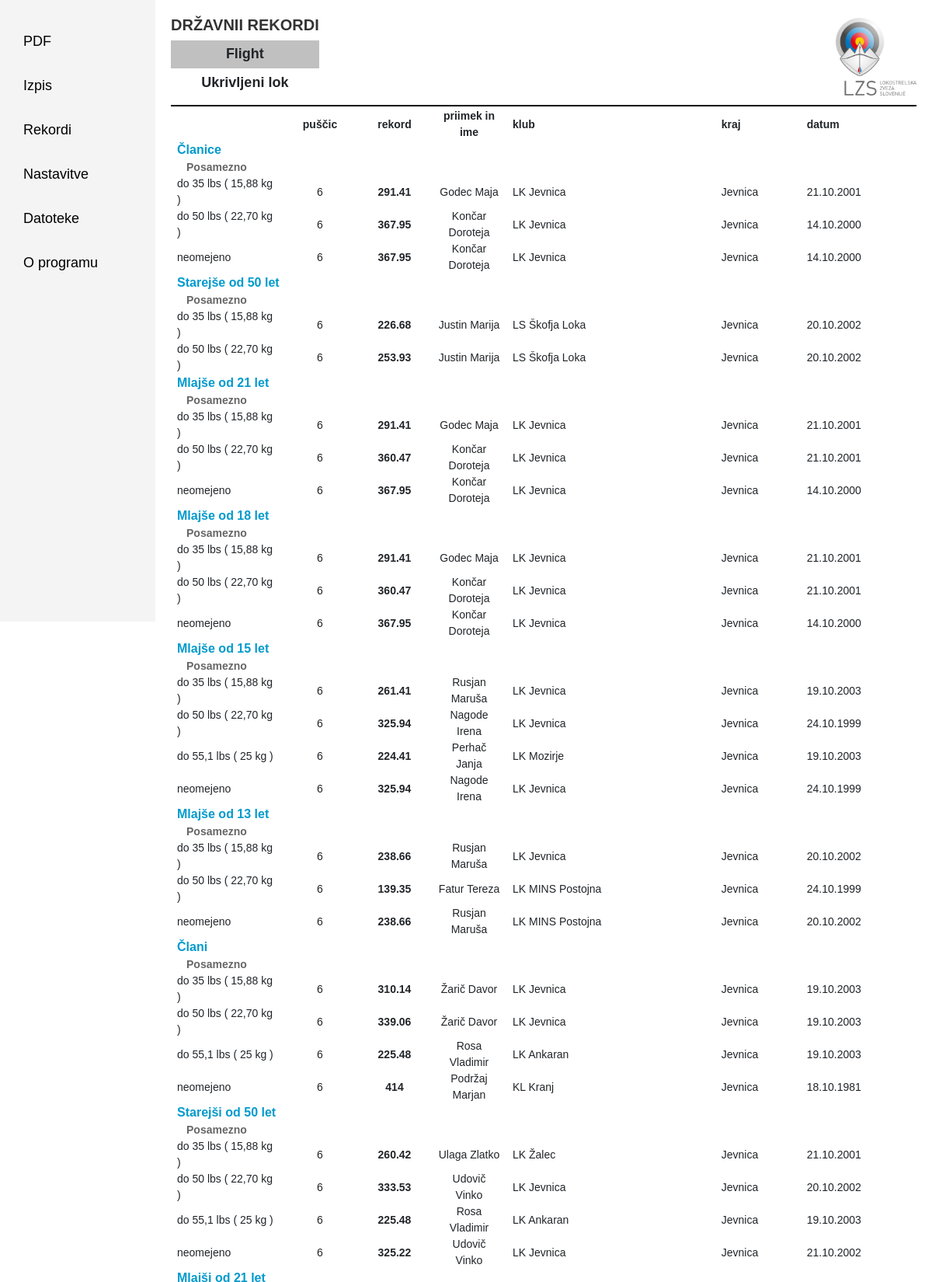
The app's page /records/best/flight (upper part) with its own data.
### models.py (models this page shows, shortened)
class Style(db.Model):
    __tablename__ = 'style'
    id = db.Column(db.Integer, primary_key=True)
    name = db.Column(db.String(100), nullable=False, unique=True)

class Category(db.Model):
    __tablename__ = 'category'
    id = db.Column(db.Integer, primary_key=True)
    name = db.Column(db.String(120), nullable=False)
    parent_id = db.Column(db.Integer, db.ForeignKey('category.id'), nullable=True)
    parent = db.relationship('Category', remote_side=[id], backref='children')
    gender_id = db.Column(db.Integer, db.ForeignKey('gender.id'), nullable=False)
    gender = db.relationship('Gender', backref='categories')

class SubCategory(db.Model):
    __tablename__ = 'subcategory'
    id = db.Column(db.Integer, primary_key=True)
    name = db.Column(db.String(100), nullable=False)

class Record(db.Model):
    __tablename__ = 'record'
    id = db.Column(db.Integer, primary_key=True)
    competitor_name = db.Column(db.String(150), nullable=False)
    club = db.Column(db.String(150), nullable=True)
    result = db.Column(db.String(50), nullable=False)
    location = db.Column(db.String(150), nullable=True)
    date = db.Column(db.Date, nullable=False)
    competition_type_id = db.Column(
        db.Integer,
        db.ForeignKey('competition_type.id'),
        nullable=False
    )
    competition_type = db.relationship('CompetitionType')
    competition_subtype_id = db.Column(
        db.Integer,
        db.ForeignKey('competition_subtype.id'),
        nullable=True
    )
    competition_subtype = db.relationship('CompetitionSubType')
    style_id = db.Column(
        db.Integer,
        db.ForeignKey('style.id'),
        nullable=False
    )
    style = db.relationship('Style')
    gender_id = db.Column(
        db.Integer,
        db.ForeignKey('gender.id'),
        nullable=False
    )
    gender = db.relationship('Gender')
    category_id = db.Column(
        db.Integer,
        db.ForeignKey('category.id'),
        nullable=False
    )
    category = db.relationship('Category')
    subcategory_id = db.Column(
        db.Integer,
        db.ForeignKey('subcategory.id'),
        nullable=True
    )
    subcategory = db.relationship('SubCategory')
    @classmethod
    def best_results(cls, competition_type_name=None):
        r2 = aliased(cls)
        q = db.session.query(
            cls.competition_type_id,
            cls.competition_subtype_id,
            cls.style_id,
            cls.gender_id,
            cls.category_id,
            cls.subcategory_id,
            func.max(cast(cls.result, Float)).label("max_result")
        )
        if competition_type_name:
            q = q.join(cls.competition_type) \
                .filter(CompetitionType.name == competition_type_name)
        subq = q.group_by(
            cls.competition_type_id,
            cls.competition_subtype_id,
            cls.style_id,
            cls.gender_id,
            cls.category_id,
            cls.subcategory_id,
        ).subquery()
        return (
            db.session.query(cls)
                .join(
                subq,
                (cls.competition_type_id == subq.c.competition_type_id) &
                (func.coalesce(cls.competition_subtype_id, 0)
                 == func.coalesce(subq.c.competition_subtype_id, 0)) &
                (cls.style_id == subq.c.style_id) &
                (cls.gender_id == subq.c.gender_id) &
                (cls.category_id == subq.c.category_id) &
                (func.coalesce(cls.subcategory_id, 0)
                 == func.coalesce(subq.c.subcategory_id, 0)) &
                (cast(cls.result, Float) == subq.c.max_result)
            )
                .all()
        )

class CompetitionSubType(db.Model):
    __tablename__ = 'competition_subtype'
    id = db.Column(db.Integer, primary_key=True)
    name = db.Column(db.String(120), nullable=False)
    competition_type_id = db.Column(db.Integer, db.ForeignKey('competition_type.id'), nullable=False)
    competition_type = db.relationship('CompetitionType', backref='subtypes')
    arrows = db.Column(db.Integer, nullable=False, default=0)
    lice = db.Column(db.String(120), nullable=True)

### app.py (the view)
@app.route("/records/best/flight")
def best_flight():
    results = Record.best_results("Flight")
    grouped = group_results_by_style_category(results)
    return render_template(
        "records/best_flight.html",
        grouped_results=grouped,
        styles=['Ukrivljeni lok', 'Sestavljeni lok', 'Dolgi lok']
    )

### app.py (called while the page is built)
def group_results_by_style_category(results):
    grouped_results = defaultdict(lambda: defaultdict(lambda: defaultdict(list)))
    for r in results:
        grouped_results[r.style.name][r.category.name][
            r.subcategory.name if r.subcategory else '—'
        ].append(r)
    return grouped_results

### templates/records/best_flight.html
{% extends 'base.html' %}
{% block content %}
<link rel="stylesheet" href="{{ url_for('static', filename='records.css') }}">
{% for style_name in styles %}
<div class="style-header">
    <div class="titles">
        <h1>DRŽAVNII REKORDI</h1>
        <h2>Flight</h2>
      <h3>{{ style_name }}</h3>
    </div>
    <div class="logo">
        <img src="{{ url_for('static', filename='logo-2.png') }}" alt="logo">
    </div>
</div>
<hr/>
<table class="records">
<thead>
<tr>
  <th></th>
  <th>puščic</th>
  <th>rekord</th>
  <th>priimek in ime</th>
  <th>klub</th>
  <th>kraj</th>
  <th>datum</th>
</tr>
</thead>
<tbody>
{% for category, subcats in grouped_results[style_name].items() %}
  {% for subcategory, records in subcats.items() %}
    <tr class="category-row">
      <td colspan="8"><strong>{{ category }}</strong></td>
    </tr>
    <tr class="subcategory-row">
      <td colspan="8">{{ subcategory }}</td>
    </tr>
    {% for r in records %}
    <tr>
      <td>{{ r.competition_subtype.name if r.competition_subtype else '—' }}</td>
      <td>{{ r.competition_subtype.arrows if r.competition_subtype else '—' }}</td>
      <td><strong>{{ r.result }}</strong></td>
      <td>{{ r.competitor_name }}</td>
      <td>{{ r.club or '—' }}</td>
      <td>{{ r.location or '—' }}</td>
      <td>{{ r.date.strftime("%d.%m.%Y") }}</td>
    </tr>
    {% endfor %}
  {% endfor %}
{% endfor %}
</tbody>
</table>
{% endfor %}
{% endblock %}

### static/records.css (style rules this page uses)
.records { width: 100%; border-collapse: collapse; font-size: 14px; }
.records tr { page-break-inside: avoid; }
.records th, .records td { padding: 0px 8px; text-align: left; }
.records th { font-weight: bold; }
.category-row td { color: #009acd; font-weight: bold; font-size: 16px; text-align: left; border: none; }
.subcategory-row td { color: #666666; padding-left: 20px; font-weight: bold; }
.records tr td:first-child { width: 15%; }
.records tr td:nth-child(2), .records tr td:nth-child(3), .records tr td:nth-child(4) { text-align: center; width: 10%; }
.records tr th:nth-child(2), .records tr th:nth-child(3), .records tr th:nth-child(4) { text-align: center; }
.records strong { font-weight: bold; }
h1 { font-size: 20px; text-align: center; font-weight: bold; }
h2 { background: #c0c0c0; font-size: 18px; text-align: center; font-weight: bold; padding: 7px 7px; }
h3 { font-size: 18px; text-align: center; font-weight: bold; }
.style-header { display: flex; justify-content: space-between; align-items: center; margin-bottom: 10px; page-break-inside: avoid; }
.style-header .titles { text-align: left; }
.style-header .logo img { height: 100px; page-break-inside: avoid; }
hr { height: 2px; border: none; background-color: black; margin: 2px 0; }

### templates/base.html (style rules this page uses)
body { font-family: Arial, sans-serif; display: flex; }
h1 { color: #333; }

### records on screen
Style: name "Ukrivljeni lok"
Category: name "Članice"
SubCategory: name "Posamezno"
Record: competition_subtype "do 35 lbs ( 15,88 kg )", competition_subtype "6", result "291.41", competitor_name "Godec Maja", club "LK Jevnica", location "Jevnica", date "21.10.2001"
Record: competition_subtype "do 50 lbs ( 22,70 kg )", competition_subtype "6", result "367.95", competitor_name "Končar Doroteja", club "LK Jevnica", location "Jevnica", date "14.10.2000"
Record: competition_subtype "neomejeno", competition_subtype "6", result "367.95", competitor_name "Končar Doroteja", club "LK Jevnica", location "Jevnica", date "14.10.2000"
Category: name "Starejše od 50 let"
Record: competition_subtype "do 35 lbs ( 15,88 kg )", competition_subtype "6", result "226.68", competitor_name "Justin Marija", club "LS Škofja Loka", location "Jevnica", date "20.10.2002"
Record: competition_subtype "do 50 lbs ( 22,70 kg )", competition_subtype "6", result "253.93", competitor_name "Justin Marija", club "LS Škofja Loka", location "Jevnica", date "20.10.2002"
Category: name "Mlajše od 21 let"
Record: competition_subtype "do 35 lbs ( 15,88 kg )", competition_subtype "6", result "291.41", competitor_name "Godec Maja", club "LK Jevnica", location "Jevnica", date "21.10.2001"
Record: competition_subtype "do 50 lbs ( 22,70 kg )", competition_subtype "6", result "360.47", competitor_name "Končar Doroteja", club "LK Jevnica", location "Jevnica", date "21.10.2001"
Record: competition_subtype "neomejeno", competition_subtype "6", result "367.95", competitor_name "Končar Doroteja", club "LK Jevnica", location "Jevnica", date "14.10.2000"
Category: name "Mlajše od 18 let"
Record: competition_subtype "do 35 lbs ( 15,88 kg )", competition_subtype "6", result "291.41", competitor_name "Godec Maja", club "LK Jevnica", location "Jevnica", date "21.10.2001"
Record: competition_subtype "do 50 lbs ( 22,70 kg )", competition_subtype "6", result "360.47", competitor_name "Končar Doroteja", club "LK Jevnica", location "Jevnica", date "21.10.2001"
Record: competition_subtype "neomejeno", competition_subtype "6", result "367.95", competitor_name "Končar Doroteja", club "LK Jevnica", location "Jevnica", date "14.10.2000"
Category: name "Mlajše od 15 let"
Record: competition_subtype "do 35 lbs ( 15,88 kg )", competition_subtype "6", result "261.41", competitor_name "Rusjan Maruša", club "LK Jevnica", location "Jevnica", date "19.10.2003"
Record: competition_subtype "do 50 lbs ( 22,70 kg )", competition_subtype "6", result "325.94", competitor_name "Nagode Irena", club "LK Jevnica", location "Jevnica", date "24.10.1999"
Record: competition_subtype "do 55,1 lbs ( 25 kg )", competition_subtype "6", result "224.41", competitor_name "Perhač Janja", club "LK Mozirje", location "Jevnica", date "19.10.2003"
Record: competition_subtype "neomejeno", competition_subtype "6", result "325.94", competitor_name "Nagode Irena", club "LK Jevnica", location "Jevnica", date "24.10.1999"
Category: name "Mlajše od 13 let"
Record: competition_subtype "do 35 lbs ( 15,88 kg )", competition_subtype "6", result "238.66", competitor_name "Rusjan Maruša", club "LK Jevnica", location "Jevnica", date "20.10.2002"
Record: competition_subtype "do 50 lbs ( 22,70 kg )", competition_subtype "6", result "139.35", competitor_name "Fatur Tereza", club "LK MINS Postojna", location "Jevnica", date "24.10.1999"
Record: competition_subtype "neomejeno", competition_subtype "6", result "238.66", competitor_name "Rusjan Maruša", club "LK MINS Postojna", location "Jevnica", date "20.10.2002"
Category: name "Člani"
Record: competition_subtype "do 35 lbs ( 15,88 kg )", competition_subtype "6", result "310.14", competitor_name "Žarič Davor", club "LK Jevnica", location "Jevnica", date "19.10.2003"
Record: competition_subtype "do 50 lbs ( 22,70 kg )", competition_subtype "6", result "339.06", competitor_name "Žarič Davor", club "LK Jevnica", location "Jevnica", date "19.10.2003"
Record: competition_subtype "do 55,1 lbs ( 25 kg )", competition_subtype "6", result "225.48", competitor_name "Rosa Vladimir", club "LK Ankaran", location "Jevnica", date "19.10.2003"
Record: competition_subtype "neomejeno", competition_subtype "6", result "414", competitor_name "Podržaj Marjan", club "KL Kranj", location "Jevnica", date "18.10.1981"
Category: name "Starejši od 50 let"
Record: competition_subtype "do 35 lbs ( 15,88 kg )", competition_subtype "6", result "260.42", competitor_name "Ulaga Zlatko", club "LK Žalec", location "Jevnica", date "21.10.2001"
Record: competition_subtype "do 50 lbs ( 22,70 kg )", competition_subtype "6", result "333.53", competitor_name "Udovič Vinko", club "LK Jevnica", location "Jevnica", date "20.10.2002"
Record: competition_subtype "do 55,1 lbs ( 25 kg )", competition_subtype "6", result "225.48", competitor_name "Rosa Vladimir", club "LK Ankaran", location "Jevnica", date "19.10.2003"
Record: competition_subtype "neomejeno", competition_subtype "6", result "325.22", competitor_name "Udovič Vinko", club "LK Jevnica", location "Jevnica", date "21.10.2002"
